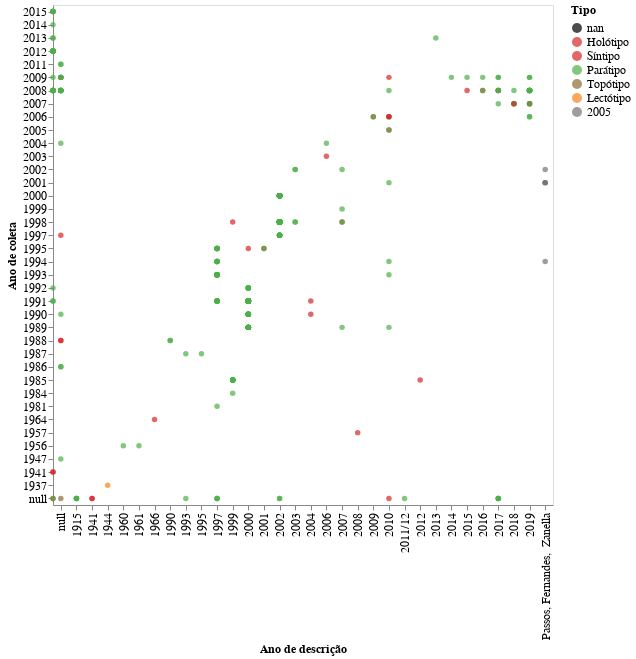

The notebook cell saved with this chart:
### Code cell
g1 = alt.Chart(temp, width=500, height=500).mark_circle().encode(
    x = alt.X('ano_descricao:O', title='Ano de descrição'),
    y = alt.Y('ano_coleta:O', title='Ano de coleta', 
             sort= alt.EncodingSortField('ano_coleta', op='min', order='descending')),
    color = alt.Color('type_status:N', title='Tipo', 
                     scale= alt.Scale(domain= list(type_color.keys()), range= list(type_color.values()))),
    tooltip = alt.Tooltip(['numero_catalogo', 'familia', 'ordem', 'type_status', 
                           'ano_coleta', 'ano_descricao'])
)

g1 = g1.configure_title(fontSize=16).configure_axis(
    labelFontSize=12,
    titleFontSize=12
).configure_legend(
    labelFontSize=12,
    titleFontSize=12
)

g1.save('./graphs/tipo/ano_coleta-vs-ano_descricao.html')

g1

### Figure 1 — Vega-Lite specification as saved in the notebook (floating-point values rounded to 4 significant figures; data arrays with more than 128 entries replaced by an {"elided": "..."} marker saying what was removed)
{"config": {"view": {"continuousWidth": 400, "continuousHeight": 300}, "axis": {"labelFontSize": 12, "titleFontSize": 12}, "legend": {"labelFontSize": 12, "titleFontSize": 12}, "title": {"fontSize": 16}}, "data": {"name": "data-1d136b5e67ecee23b3d9ddc3d3bf35b4"}, "mark": "circle", "encoding": {"color": {"type": "nominal", "field": "type_status", "scale": {"domain": ["nan", "Holótipo", "Síntipo", "Parátipo", "Topótipo", "Lectótipo", "2005"], "range": ["#000000", "#d62728", "#d62729", "#4daf4a", "#8c6d31", "#f58518", "#79706e"]}, "title": "Tipo"}, "tooltip": [{"type": "quantitative", "field": "numero_catalogo"}, {"type": "nominal", "field": "familia"}, {"type": "nominal", "field": "ordem"}, {"type": "nominal", "field": "type_status"}, {"type": "quantitative", "field": "ano_coleta"}, {"type": "nominal", "field": "ano_descricao"}], "x": {"type": "ordinal", "field": "ano_descricao", "title": "Ano de descrição"}, "y": {"type": "ordinal", "field": "ano_coleta", "sort": {"field": "ano_coleta", "op": "min", "order": "descending"}, "title": "Ano de coleta"}}, "height": 500, "width": 500, "$schema": "https://vega.github.io/schema/vega-lite/v4.8.1.json", "datasets": {"data-1d136b5e67ecee23b3d9ddc3d3bf35b4": {"elided": "401 records"}}}
